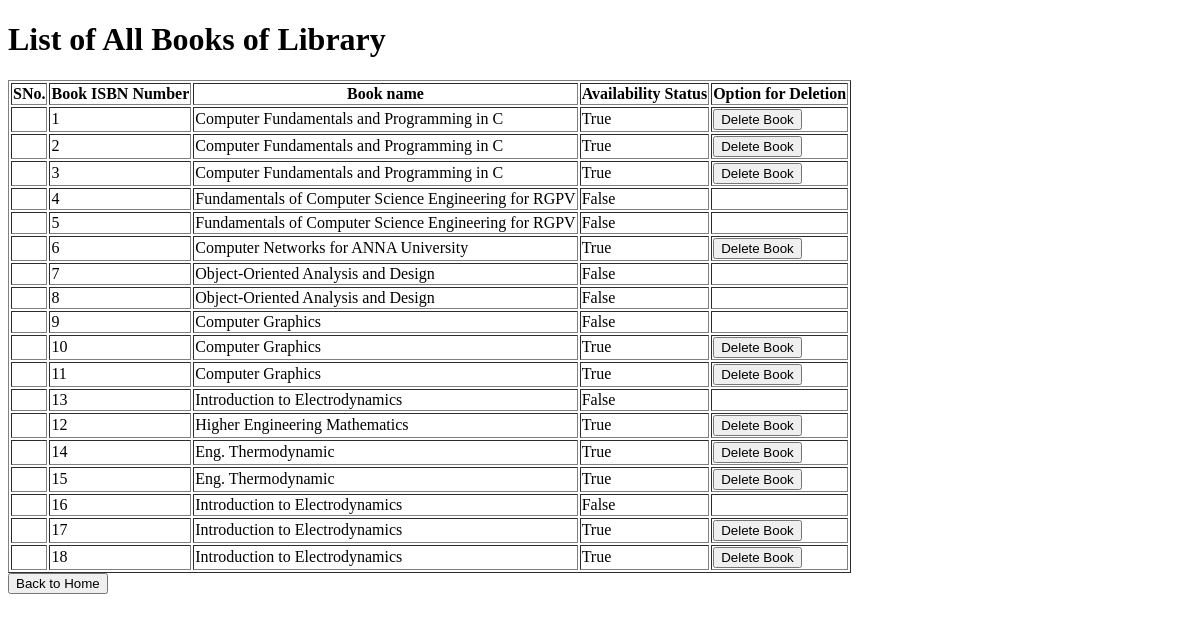
The app's page /librarian/1/display_books, older data.
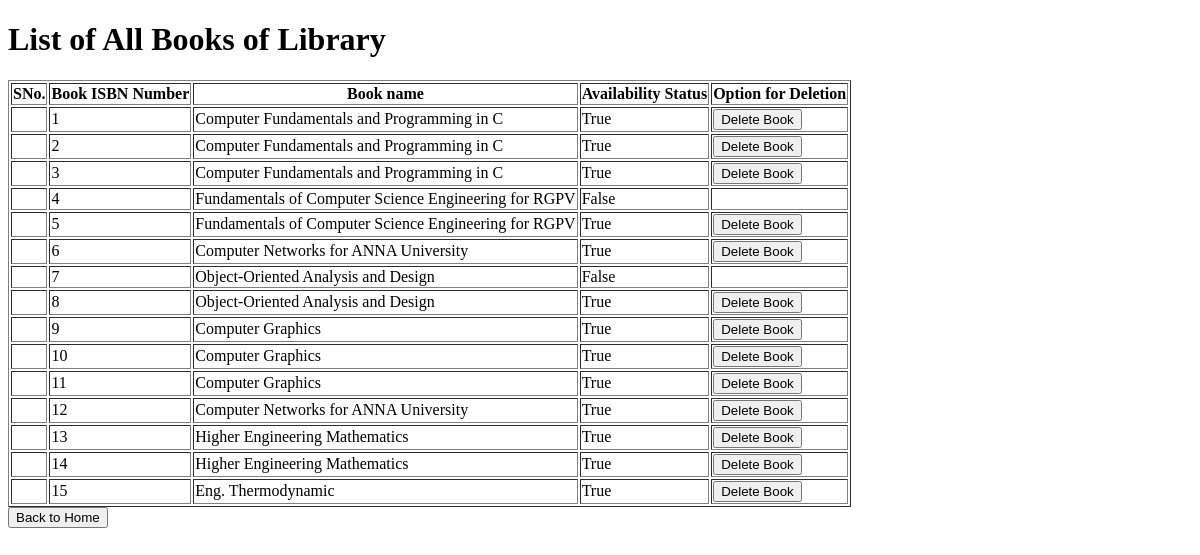
The same page, newer data.
### mainapp/models.py (models this page shows, shortened)
class BookDataBase(models.Model):
    Book = models.ForeignKey(Book, on_delete=models.CASCADE, related_name="Copies_of_book")
    BookIsbnNumber = models.IntegerField(unique=True)
    BookAvalibilityStatus = models.BooleanField(default=True)
    BookReserverdStatus = models.BooleanField(default=False)
    BookIssuedate = models.DateTimeField(null=True)
    BookDuedate = models.DateTimeField(null=True)
    Student = models.ForeignKey(student, on_delete=models.SET_NULL, related_name="Taken_Books", null=True, blank=True)
    Reserved_Stu = models.ForeignKey(student, on_delete=models.SET_NULL, related_name="Reserverd_Books", null=True, blank=True)

class Book(models.Model):
    Authors = models.ManyToManyField(Author, blank=True, related_name="Written_Books")
    bookName = models.CharField(max_length=100)
    publication = models.CharField(max_length=100)
    edition = models.IntegerField(blank=True)

### mainapp/views.py (the view)
# urls.py: path('librarian/<str:lib>/display_books', views.display_books, name="display_books"),
def display_books(request, lib):
    booklist = BookDataBase.objects.all()
    return render(request, "mainapp/display_books.html", {
        "lib":lib,
        "bl": booklist
    })

### mainapp/templates/mainapp/display_books.html (shortened to what this page needs)
<!DOCTYPE html>
<html lang="en">
<head>
</head>
<body>
    <div><h1>List of All Books of Library</h1></div>
    <table border="1">
        <tr>
            <th>SNo.</th>
            <th>Book ISBN Number</th>
            <th>Book name</th>
            <th>Availability Status</th>
            <th>Option for Deletion</th>
        </tr>
        {% for t in bl %}
        <tr>
            <td></td>
            <td>{{t.BookIsbnNumber}}</td>
            <td>{{t.Book.bookName}}</td>
            <td>{{t.BookAvalibilityStatus}}</td>
            {% if t.BookAvalibilityStatus %}
            <td><a href="{% url 'delete_bookcpy' lib=lib bId=t.id %}"><button>Delete Book</button></a></td>
            {% else %}
            <td></td>
            {% endif %}
        </tr>
        {% endfor %}
    </table>
    <div>
        <a href="{% url 'lib_home' lib %}"><button>Back to Home</button></a>
    </div>
</body>
</html>

Row changes from the older to the newer data that the page shows:
removed BookDataBase: BookIsbnNumber "13", Book.bookName "Introduction to Electrodynamics", BookAvalibilityStatus "False"
removed BookDataBase: BookIsbnNumber "12", Book.bookName "Higher Engineering Mathematics", BookAvalibilityStatus "True", shows "Delete Book"
removed BookDataBase: BookIsbnNumber "14", Book.bookName "Eng. Thermodynamic", BookAvalibilityStatus "True", shows "Delete Book"
removed BookDataBase: BookIsbnNumber "16", Book.bookName "Introduction to Electrodynamics", BookAvalibilityStatus "False"
removed BookDataBase: BookIsbnNumber "17", Book.bookName "Introduction to Electrodynamics", BookAvalibilityStatus "True", shows "Delete Book"
removed BookDataBase: BookIsbnNumber "18", Book.bookName "Introduction to Electrodynamics", BookAvalibilityStatus "True", shows "Delete Book"
changed BookDataBase (number 5 of 15 on the later page): BookAvalibilityStatus "False" → "True"; now shows "Delete Book"
changed BookDataBase (number 8 of 15 on the later page): BookAvalibilityStatus "False" → "True"; now shows "Delete Book"
changed BookDataBase (number 9 of 15 on the later page): BookAvalibilityStatus "False" → "True"; now shows "Delete Book"
added BookDataBase: BookIsbnNumber "12", Book.bookName "Computer Networks for ANNA University", BookAvalibilityStatus "True", shows "Delete Book"
added BookDataBase: BookIsbnNumber "13", Book.bookName "Higher Engineering Mathematics", BookAvalibilityStatus "True", shows "Delete Book"
added BookDataBase: BookIsbnNumber "14", Book.bookName "Higher Engineering Mathematics", BookAvalibilityStatus "True", shows "Delete Book"
